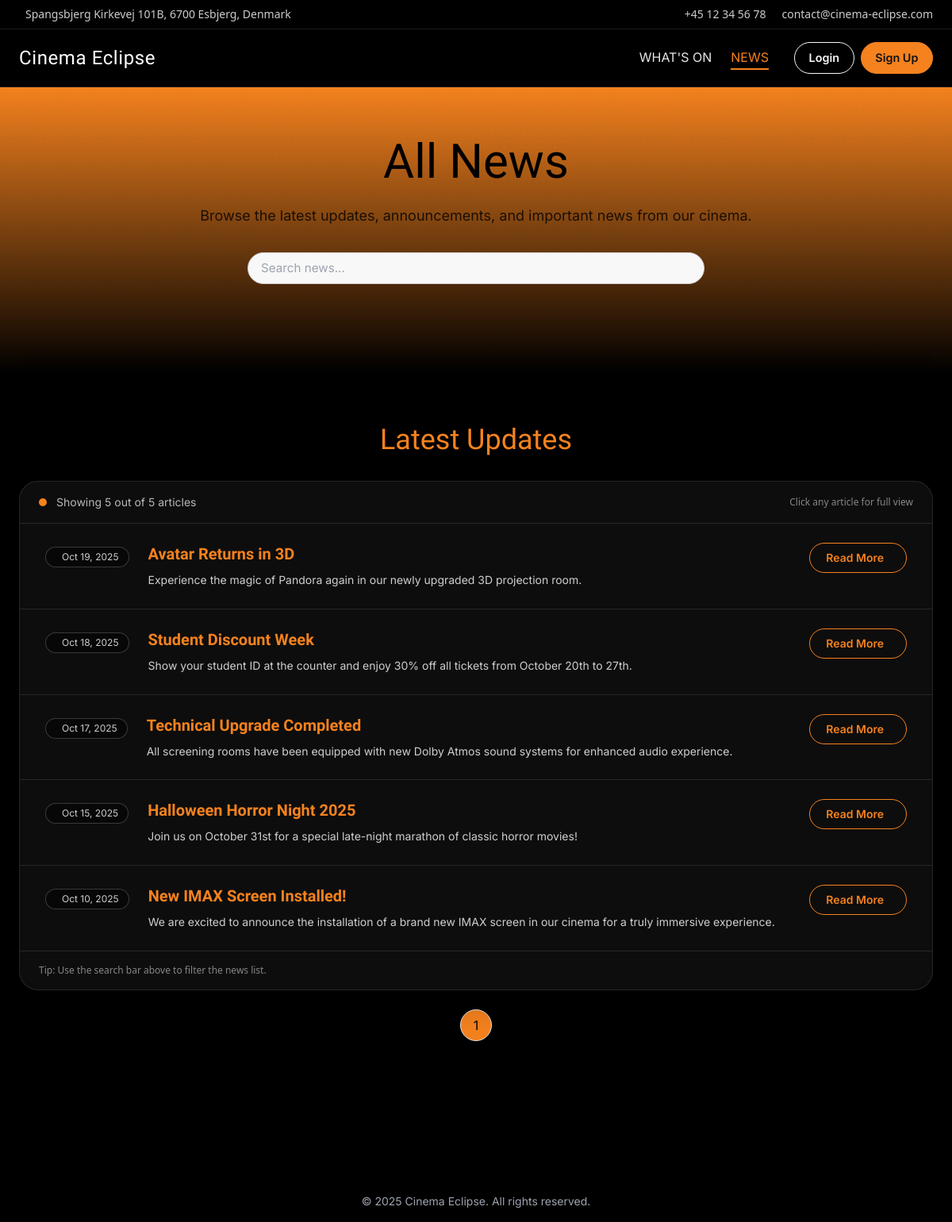
The app's page /views/news_list/news_list.php with its own data.
### tables this page shows
CREATE TABLE news (
    id INT AUTO_INCREMENT PRIMARY KEY,
    title VARCHAR(255) NOT NULL,
    content TEXT NOT NULL,
    date_added DATETIME DEFAULT CURRENT_TIMESTAMP
);

### admin_dashboard/views/news/news_functions.php (called while the page is built, shortened)
<?php
function getNews($db): array {
    $stmt = $db->prepare("SELECT * FROM news ORDER BY date_added DESC");
    $stmt->execute();
    return $stmt->fetchAll(PDO::FETCH_ASSOC);
}

### views/news_list/news_list.php (the view, shortened to what this page needs)
<?php
require_once __DIR__ . '/../../backend/connection.php';
require_once __DIR__ . '/../../admin_dashboard/views/news/news_functions.php';
$newsList = getNews($db);
$perPage = 10;
$page = isset($_GET['page']) ? max(1, intval($_GET['page'])) : 1;
$totalNews = count($newsList);
$totalPages = ceil($totalNews / $perPage);
?>
<!DOCTYPE html>
<html lang="en">
<?php include __DIR__ . '/../../shared/head.php'; ?>
<body class="bg-black text-white font-sans">
<?php include __DIR__ . '/../../shared/header.php'; ?>
<section class="relative isolate overflow-hidden bg-gradient-to-b from-[var(--secondary)] to-[var(--primary)]/70 text-black text-center">
    <div class="pointer-events-none absolute inset-0 opacity-10"
         style="background-image: radial-gradient(transparent 0, rgba(0,0,0,.08) 100%); background-size: 8px 8px;"></div>
    <div class="container mx-auto px-6 py-14 md:py-16 lg:py-18 max-w-7xl">
        <h1 class="text-4xl md:text-6xl font-[Limelight] mb-4 md:mb-6">All News</h1>
        <p class="text-base md:text-lg max-w-3xl mx-auto mb-6 md:mb-8 text-black/80">
            Browse the latest updates, announcements, and important news from our cinema.
        </p>
        <div class="max-w-xl mx-auto">
            <div class="relative group">
                <input type="text" id="newsSearch" placeholder="Search news..." class="!rounded-full">
            </div>
        </div>
    </div>
    <div class="mx-auto max-w-7xl px-6">
        <div class="h-6"></div>
        <div class="h-6 rounded-b-3xl bg-black/10"></div>
    </div>
</section>
<section class="py-16 bg-black">
    <div class="max-w-7xl mx-auto px-6">
        <h2 class="text-4xl font-[Limelight] mb-8 text-center text-[var(--secondary)]">Latest Updates</h2>
        <?php if (!empty($newsList)): ?>
            <div class="rounded-3xl border border-white/10 bg-white/5 backdrop-blur-sm shadow-2xl">
                <div class="flex items-center justify-between px-6 py-4 border-b border-white/10">
                    <div class="flex items-center gap-3">
                        <span class="inline-block h-2.5 w-2.5 rounded-full bg-[var(--secondary)]"></span>
                        <p id="newsCount" class="text-sm text-white/70">
                        </p>
                    </div>
                    <div class="text-xs text-white/50">Click any article for full view</div>
                </div>
                <ul id="newsList" class="divide-y divide-white/10">
                    <?php
                    $index = 0;
                    foreach ($newsList as $news):
                        $pageNumber = floor($index / $perPage) + 1;
                        $index++;
                        $id = (int)$news['id'];
                        $title = htmlspecialchars($news['title']);
                        $dateAdded = date('M d, Y', strtotime($news['date_added']));
                        $content = htmlspecialchars($news['content']);
                        $excerpt = mb_strlen($content) > 150 ? mb_substr($content, 0, 150) . '…' : $content;
                        ?>
                        <li class="news-row group page-item page-<?= $pageNumber ?>"
                            data-title="<?= strtolower($title) ?>">
                            <a href="../news/news.php?id=<?= $id ?>"
                               class="flex items-start gap-6 px-8 py-6 transition rounded-2xl hover:bg-white/10">
                                <div class="shrink-0">
                                    <div class="inline-flex items-center gap-2 rounded-full border border-white/20 bg-black/40 px-3 py-1 text-xs text-white/80">
                                        <span><?= $dateAdded ?></span>
                                    </div>
                                </div>
                                <div class="flex-1 min-w-0">
                                    <h3 class="text-xl font-semibold text-[var(--secondary)] truncate"><?= $title ?></h3>
                                    <p class="mt-2 text-white/80 text-sm leading-relaxed"><?= $excerpt ?></p>
                                </div>
                                <div class="shrink-0">
                            <span class="inline-flex items-center gap-2 rounded-full border border-[var(--secondary)] px-5 py-2 text-sm font-semibold text-[var(--secondary)] hover:bg-[var(--secondary)] hover:text-black">
                                Read More
                            </span>
                                </div>
                            </a>
                        </li>
                    <?php endforeach; ?>
                </ul>
                <div class="px-6 py-4 border-t border-white/10 text-xs text-white/50">
                    Tip: Use the search bar above to filter the news list.
                </div>
            </div>
        <?php else: ?>
            <p class="text-center text-gray-400 text-lg mt-10">No news available at the moment. Check back later!</p>
        <?php endif; ?>
    </div>
    <div id="pagination" class="flex justify-center items-center gap-2 py-6 text-white">
        <?php for ($i = 1; $i <= $totalPages; $i++): ?>
            <a href="?page=<?= $i ?>"
               class="w-10 h-10 rounded-full border flex items-center justify-center
               <?= $i == $page ? 'bg-[var(--secondary)] text-black' : 'border-white/20 hover:bg-white/10' ?>">
                <?= $i ?>
            </a>
        <?php endfor; ?>
    </div>
</section>
<?php include __DIR__ . '/../../shared/footer.php'; ?>
</body>
</html>

### style.css (style rules this page uses)
:root { --primary: #ED6044; --secondary: #f5821e; --white: #f8f8f8; --black: #111111; --primary-font: 'Limelight', cursive; --body-font: 'Inter', sans-serif; }
h1, h3, h4, h5, h6 { font-family: var(--primary-font); }
body, p, li, a { font-family: var(--body-font); }
.bg-black { background-color: var(--black); }
.text-white { color: var(--white); }
.text-black { color: var(--black); }
input[type="text"], input[type="email"], input[type="password"], textarea { font-family: var(--body-font); padding: 0.5rem 1rem; border-radius: 0.5rem; border: 1px solid #d0d0d0; background-color: var(--white); color: var(--black); font-size: 0.95rem; width: 100%; box-sizing: border-box; outline: none; transition: border-color 0.15s ease; }
input::placeholder, textarea::placeholder { color: #999; }
input:not(.seat input):not([type="checkbox"]), textarea, select { font-family: var(--body-font); width: 100%; box-sizing: border-box; background-color: var(--white); color: var(--black); border: 1px solid #d0d0d0; border-radius: 0.5rem; font-size: 0.95rem; outline: none; transition: border-color 0.15s ease; }
input[type="text"], input[type="email"], input[type="password"], input[type="number"], select { height: 40px; padding: 0 1rem; line-height: 40px; }

### records on screen
news: date_added "Oct 19, 2025", title "Avatar Returns in 3D", content "Experience the magic of Pandora again in our newly upgraded 3D projection room."
news: date_added "Oct 18, 2025", title "Student Discount Week", content "Show your student ID at the counter and enjoy 30% off all tickets from October 20th to 27th."
news: date_added "Oct 17, 2025", title "Technical Upgrade Completed", content "All screening rooms have been equipped with new Dolby Atmos sound systems for enhanced audio experience."
news: date_added "Oct 15, 2025", title "Halloween Horror Night 2025", content "Join us on October 31st for a special late-night marathon of classic horror movies!"
news: date_added "Oct 10, 2025", title "New IMAX Screen Installed!", content "We are excited to announce the installation of a brand new IMAX screen in our cinema for a truly immersive experience."

### other values on screen
$contact['contact_address'] "Spangsbjerg Kirkevej 101B, 6700 Esbjerg, Denmark"
$contact['contact_phone'] "+45 12 34 56 78"
$contact['contact_email'] "contact@cinema-eclipse.com"
